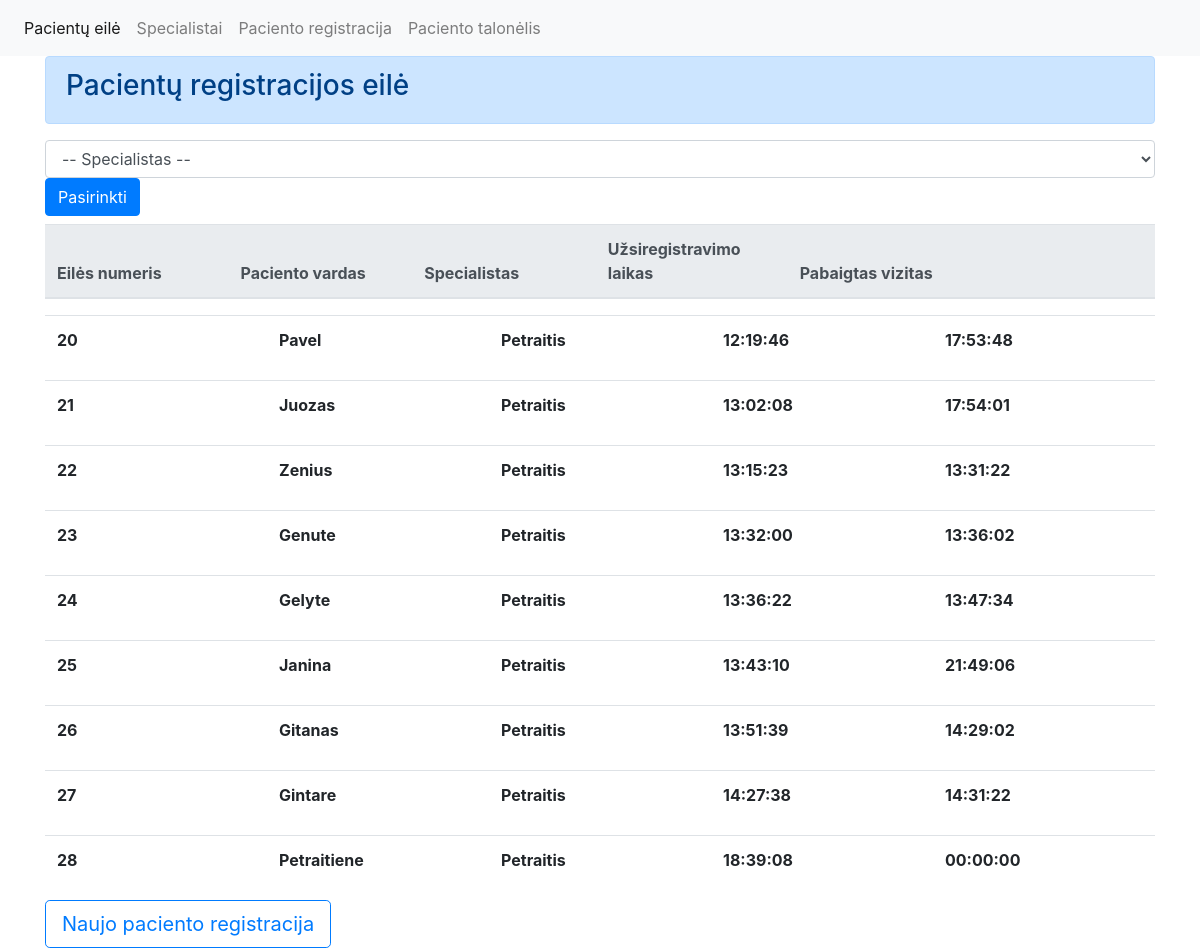
The app's page /index.php?specialistas=Petraitis with its own data.
### tables this page shows
CREATE TABLE `registracija` (
  `id` int(11) NOT NULL,
  `vardas` varchar(150) NOT NULL,
  `specialistas` text NOT NULL,
  `laikas` time NOT NULL,
  `galinislaikas` time DEFAULT NULL
);

### index.php (the view, shortened to what this page needs)
<!DOCTYPE html>
<html lang="en" dir="ltr"
	<head>
	<link href="https://cdnjs.cloudflare.com/ajax/libs/twitter-bootstrap/4.3.1/css/bootstrap.min.css" rel="stylesheet">
	</head>
	<body>
		<nav class="navbar navbar-expand-lg navbar-light bg-light">
  <div class="collapse navbar-collapse" id="navbarSupportedContent">
    <ul class="navbar-nav mr-auto">
      <li class="nav-item active">
        <a class="nav-link" href="index.php">Pacientų eilė <span class="sr-only">(current)</span></a>
      </li>
      <li class="nav-item">
        <a class="nav-link" href="user-create.php">Specialistai</a>
      </li>
      <li class="nav-item">
        <a class="nav-link" href="create.php">Paciento registracija</a>
      </li>
      <li class="nav-item">
        <a class="nav-link" href="paciento-puslapis.php">Paciento talonėlis</a>
      </li>
    </ul>
  </div>
</nav>
	<?php
	include'config.php';
	if(array_key_exists('id', $_SESSION)){
	$queryString="SELECT * FROM `specialistai`";
	$identify_user=mysqli_query($connection, $queryString . ' WHERE `id`= "'.$_SESSION['id'].'"');
	$useronline=mysqli_fetch_assoc($identify_user);?>
	<div class="alert alert-primary" role="alert">
  <?php echo "Gydytojas " . $useronline['specialisto_vardas'];  ?>
  </div>
  <?php
	$queryString="SELECT * FROM `registracija`";
	if (array_key_exists("specialistas", $_GET)){
		$specialistas = $_GET['specialistas'];
		if (strlen($specialistas)>0){
	$queryString=$queryString . ' WHERE `specialistas`= "' . $specialistas . '"';
		}
	}
	$query= mysqli_query($connection, $queryString);
	$total=mysqli_num_rows($query);
	?>
	<div class="container">
	<div class="alert alert-primary" role="alert">
  <h3>Pacientų registracijos eilė<h3>
</div>
<form action='index.php' method="get">
			<select class="form-control"; name="specialistas" value="specialistas">
			<option disabled selected value> -- Specialistas -- </option>
			<option>Petraitis</option>
			<option>Antanaitis</option>
			<option>Jonaitis</option>
			</select>
<input class="btn btn-primary mb-2";  type="submit" value="Pasirinkti">
</form>
	</div>
	<div class="container">
	<table class="table">
	<thead class="thead-light">
	<tr>
      <th scope="col" style="width:150px;">Eilės numeris</th>
      <th scope="col" style="width:150px;">Paciento vardas</th>
      <th scope="col" style="width:150px;">Specialistas</th>
      <th scope="col" style="width:150px;">Užsiregistravimo laikas</th>
	  <th scope="col" style="width:150px;">Pabaigtas vizitas</th>
	  <th scope="col" style="width:150px;"></th>
    </tr>
	</thead>
	</table>
	</div>
	<?php
	for ($i = 0; $i<$total; $i++){
		$pacientas = mysqli_fetch_assoc($query);?>
	<div class="container">
	<table class="table">
	<tbody>
    <tr>
		<th scope="row" style="width:150px;";><?php echo $pacientas['id'] ;?></th>
		<th style="width:150px;"><?php echo  htmlspecialchars($pacientas['vardas']);?></th>
		<th style="width:150px;"><?php echo  htmlspecialchars($pacientas['specialistas']);?></th>
		<th style="width:150px;"><?php echo  $pacientas['laikas'] ;?></th>
		<th style="width:150px;"><?php echo  $pacientas['galinislaikas'] ;?></th>
		<th style="width:150px;"><?php echo '<a href="delete.php?id='.htmlspecialchars($pacientas["id"]) .'"><button type="button" class="btn btn-danger btn-sm">Delete</button></a>';?>
		<?php echo ' <a href="edit.php?id='.htmlspecialchars($pacientas["id"]) .'"><button type="button" class="btn btn-primary btn-sm">Edit</button></a>';?></th>
	</tr>
	</tbody>
	</table>
</div>
	<?php
	}
	?>
	<div class="container">
        <a href="logout.php"><button type="button" class="btn btn-outline-primary btn-lg">Specialisto atsijungimas</button></a>
		</div>
		<?php
	}else{
		$queryString="SELECT * FROM `registracija`";
	if (array_key_exists("specialistas", $_GET)){
		$specialistas = $_GET['specialistas'];
		if (strlen($specialistas)>0){
	$queryString=$queryString . ' WHERE `specialistas`= "' . $specialistas . '"';
		}
	}
	$query= mysqli_query($connection, $queryString);
	$total=mysqli_num_rows($query);
	?>
	<div class="container">
	<div class="alert alert-primary" role="alert">
  <h3>Pacientų registracijos eilė<h3>
</div>
<form action='index.php' method="get">
			<select class="form-control"; name="specialistas" value="specialistas">
			<option disabled selected value> -- Specialistas -- </option>
			</select>
<input class="btn btn-primary mb-2";  type="submit" value="Pasirinkti">
</form>
	</div>
	<div class="container">
	<table class="table">
	<thead class="thead-light">
	<tr>
      <th scope="col" style="width:150px;">Eilės numeris</th>
      <th scope="col" style="width:150px;">Paciento vardas</th>
      <th scope="col" style="width:150px;">Specialistas</th>
      <th scope="col" style="width:150px;">Užsiregistravimo laikas</th>
	  <th scope="col" style="width:150px;">Pabaigtas vizitas</th>
	  <th scope="col" style="width:150px;"></th>
    </tr>
	</thead>
	</table>
	</div>
	<?php
	for ($i = 0; $i<$total; $i++){
		$pacientas = mysqli_fetch_assoc($query);?>
	<div class="container">
	<table class="table">
	<tbody>
    <tr>
		<th scope="row" style="width:150px;";><?php echo $pacientas['id'] ;?></th>
		<th style="width:150px;"><?php echo  htmlspecialchars($pacientas['vardas']);?></th>
		<th style="width:150px;"><?php echo  htmlspecialchars($pacientas['specialistas']);?></th>
		<th style="width:150px;"><?php echo  $pacientas['laikas'] ;?></th>
		<th style="width:150px;"><?php echo  $pacientas['galinislaikas'] ;?></th>
	</tr>
	</tbody>
	</table>
</div>	<?php
	}
	}
		?>
		<div class="container">
		<a href="create.php"><button type="button" class="btn btn-outline-primary btn-lg">Naujo paciento registracija</button></a>
		</div>

### records on screen
registracija: id "20", vardas "Pavel", specialistas "Petraitis", laikas "12:19:46", galinislaikas "17:53:48"
registracija: id "21", vardas "Juozas", specialistas "Petraitis", laikas "13:02:08", galinislaikas "17:54:01"
registracija: id "22", vardas "Zenius", specialistas "Petraitis", laikas "13:15:23", galinislaikas "13:31:22"
registracija: id "23", vardas "Genute", specialistas "Petraitis", laikas "13:32:00", galinislaikas "13:36:02"
registracija: id "24", vardas "Gelyte", specialistas "Petraitis", laikas "13:36:22", galinislaikas "13:47:34"
registracija: id "25", vardas "Janina", specialistas "Petraitis", laikas "13:43:10", galinislaikas "21:49:06"
registracija: id "26", vardas "Gitanas", specialistas "Petraitis", laikas "13:51:39", galinislaikas "14:29:02"
registracija: id "27", vardas "Gintare", specialistas "Petraitis", laikas "14:27:38", galinislaikas "14:31:22"
registracija: id "28", vardas "Petraitiene", specialistas "Petraitis", laikas "18:39:08", galinislaikas "00:00:00"
